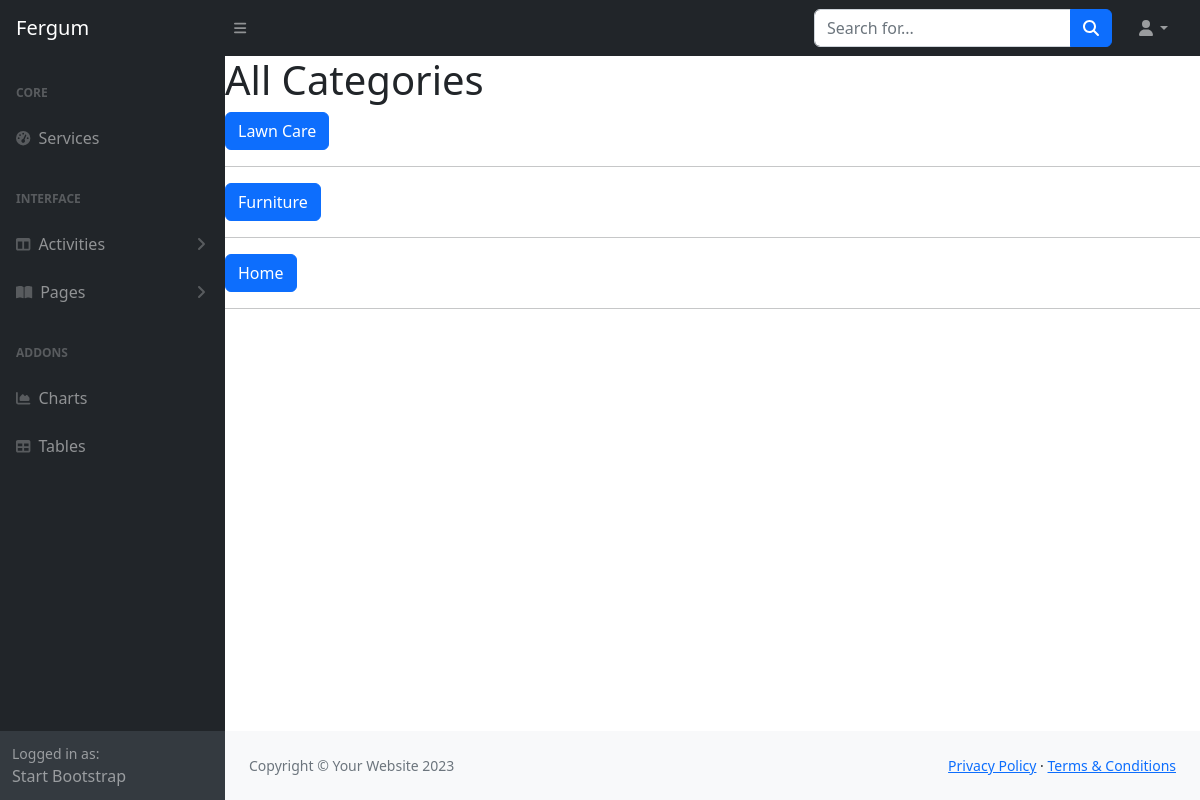
/categories/, run on an earlier commit of the app's database.
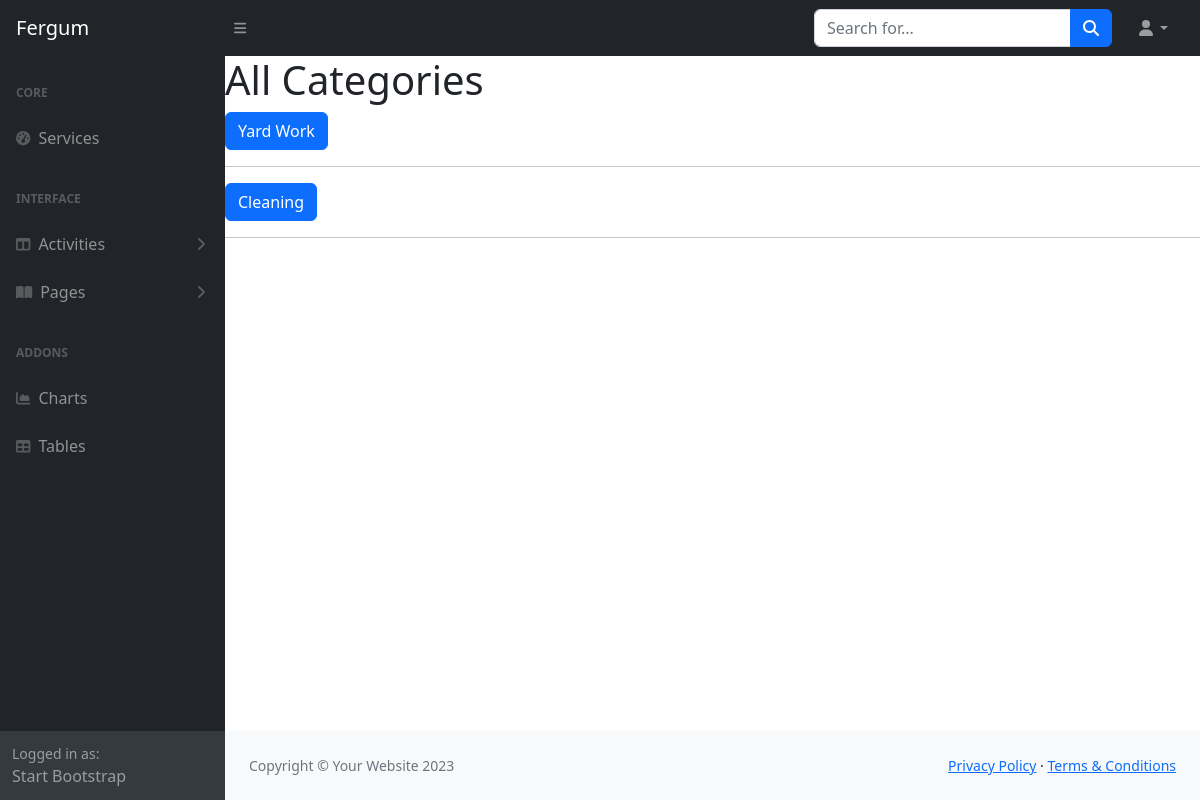
And on a later commit of the database.
### services/models.py (models this page shows, shortened)
class ServiceCategory(models.Model):
    name = models.CharField(max_length=200, unique=True)
    category_id = models.UUIDField(
        default=uuid.uuid4, unique=True, primary_key=True, editable=False)

### services/views.py (the view)
# urls.py: path('categories/', views.categories, name='categories'),
def categories(request):
    categories = ServiceCategory.objects.all()
    return render(request, 'services/categories.html', {'categories': categories})

### services/templates/services/categories.html
{% extends 'main.html' %} {% block content %}
<h1>All Categories</h1>
{% for category in categories %}
<a
  href="{% url 'subcategories' category_id=category.category_id %}"
  class="btn btn-primary"
  >{{ category.name }}</a
>
<hr />
{% empty %}
<p>No categories available.</p>
{% endfor %} {% endblock %}

### templates/main.html (shortened to what this page needs)
{% load static %} {% load socialaccount %} {% providers_media_js %}
<!DOCTYPE html>
<html lang="en">
  <head>
    <link
      href="https://cdn.jsdelivr.net/npm/simple-datatables@7.1.2/dist/style.min.css"
      rel="stylesheet"
    />
    <link
      href="https://cdn.jsdelivr.net/npm/bootstrap@5.0.2/dist/css/bootstrap.min.css"
      rel="stylesheet"
    />
    <link href="{% static 'css/styles.css'%}" rel="stylesheet" />
  </head>
  <body class="sb-nav-fixed">
    <nav class="sb-topnav navbar navbar-expand navbar-dark bg-dark">
      <a class="navbar-brand ps-3" href="{% url 'home' %}">Fergum</a>
      <button
        class="btn btn-link btn-sm order-1 order-lg-0 me-4 me-lg-0"
        id="sidebarToggle"
        href="#!"
      >
        <i class="fas fa-bars"></i>
      </button>
      <form
        class="d-none d-md-inline-block form-inline ms-auto me-0 me-md-3 my-2 my-md-0"
      >
        <div class="input-group">
          <input
            class="form-control"
            type="text"
            placeholder="Search for..."
            aria-label="Search for..."
            aria-describedby="btnNavbarSearch"
          />
          <button class="btn btn-primary" id="btnNavbarSearch" type="button">
            <i class="fas fa-search"></i>
          </button>
        </div>
      </form>
      <ul class="navbar-nav ms-auto ms-md-0 me-3 me-lg-4">
        <li class="nav-item dropdown">
          <a
            class="nav-link dropdown-toggle"
            id="navbarDropdown"
            href="#"
            role="button"
            data-bs-toggle="dropdown"
            aria-expanded="false"
            ><i class="fas fa-user fa-fw"></i
          ></a>
        </li>
      </ul>
    </nav>
    <div id="layoutSidenav">
      <div id="layoutSidenav_nav">
        <nav class="sb-sidenav accordion sb-sidenav-dark" id="sidenavAccordion">
          <div class="sb-sidenav-menu">
            <div class="nav">
              <div class="sb-sidenav-menu-heading">Core</div>
              <a class="nav-link" href="{% url 'categories' %}">
                <div class="sb-nav-link-icon">
                  <i class="fas fa-tachometer-alt"></i>
                </div>
                Services
              </a>
              <div class="sb-sidenav-menu-heading">Interface</div>
              <a
                class="nav-link collapsed"
                href="#"
                data-bs-toggle="collapse"
                data-bs-target="#collapseLayouts"
                aria-expanded="false"
                aria-controls="collapseLayouts"
              >
                <div class="sb-nav-link-icon">
                  <i class="fas fa-columns"></i>
                </div>
                Activities
                <div class="sb-sidenav-collapse-arrow">
                  <i class="fas fa-angle-down"></i>
                </div>
              </a>
              <a
                class="nav-link collapsed"
                href="#"
                data-bs-toggle="collapse"
                data-bs-target="#collapsePages"
                aria-expanded="false"
                aria-controls="collapsePages"
              >
                <div class="sb-nav-link-icon">
                  <i class="fas fa-book-open"></i>
                </div>
                Pages
                <div class="sb-sidenav-collapse-arrow">
                  <i class="fas fa-angle-down"></i>
                </div>
              </a>
              <div class="sb-sidenav-menu-heading">Addons</div>
              <a class="nav-link" href="charts.html">
                <div class="sb-nav-link-icon">
                  <i class="fas fa-chart-area"></i>
                </div>
                Charts
              </a>
              <a class="nav-link" href="tables.html">
                <div class="sb-nav-link-icon"><i class="fas fa-table"></i></div>
                Tables
              </a>
            </div>
          </div>
          <div class="sb-sidenav-footer">
            <div class="small">Logged in as:</div>
            Start Bootstrap
          </div>
        </nav>
      </div>
      <div id="layoutSidenav_content">
        <main>{% block content %} {% endblock%}</main>
        <footer class="py-4 bg-light mt-auto">
          <div class="container-fluid px-4">
            <div
              class="d-flex align-items-center justify-content-between small"
            >
              <div class="text-muted">Copyright &copy; Your Website 2023</div>
              <div>
                <a href="#">Privacy Policy</a>
                &middot;
                <a href="#">Terms &amp; Conditions</a>
              </div>
            </div>
          </div>
        </footer>
      </div>
    </div>
  </body>
</html>

What changed in the data, as far as the page shows it:
removed ServiceCategory: name "Lawn Care"
removed ServiceCategory: name "Furniture"
removed ServiceCategory: name "Home"
added ServiceCategory: name "Yard Work"
added ServiceCategory: name "Cleaning"
